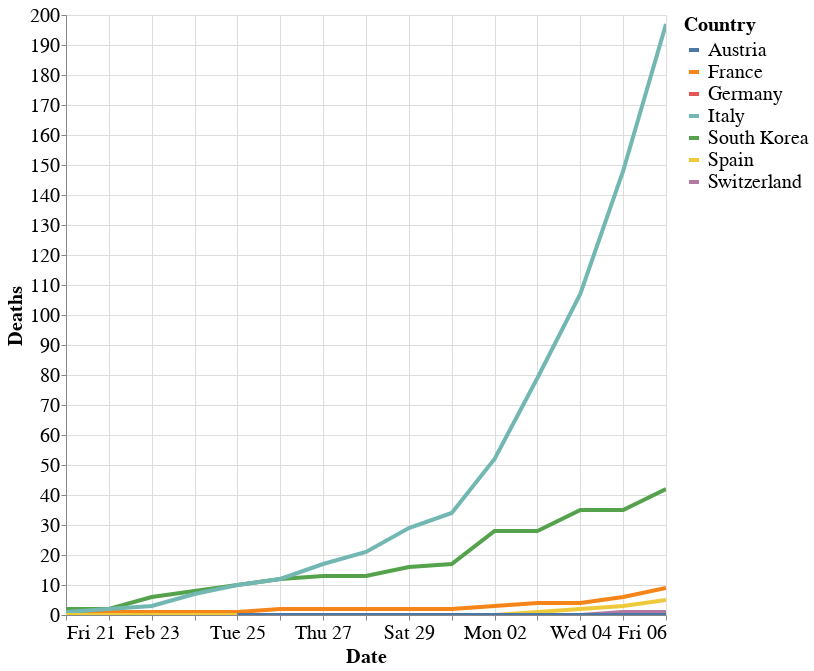

The code cell stored with this chart in its notebook:
### Markdown cell above
## Number of deaths in selected countries

### Code cell
alt.themes.enable('theme_1')
from altair import datum

alt.Chart(df[(df.Country.isin(['Italy', 'Austria', 'France', 'Spain', 'Germany', 'South Korea', 'Switzerland'])) & (df.Date>'2020-02-20')]).mark_line().encode(
    alt.Y('Deaths'),
    x='Date',
    color='Country',
    tooltip=['Country', 'Date', 'Deaths']
).properties(
    height=600,
    width=600
).transform_filter(
    (datum.Confirmed > 0)
).interactive()

### Figure 1 — Vega-Lite specification as saved in the notebook (floating-point values rounded to 4 significant figures)
{"width": 600, "height": 600, "config": {"line": {"strokeWidth": 4}, "style": {"bar": {"size": 20}}, "legend": {"symbolSize": 100, "titleFontSize": 20, "labelFontSize": 20}, "axis": {"titleFontSize": 20, "labelFontSize": 20}}, "data": {"name": "data-aa90936e0dd2be9b894c773defb5723e"}, "mark": "line", "encoding": {"color": {"type": "nominal", "field": "Country"}, "tooltip": [{"type": "nominal", "field": "Country"}, {"type": "temporal", "field": "Date"}, {"type": "quantitative", "field": "Deaths"}], "x": {"type": "temporal", "field": "Date"}, "y": {"type": "quantitative", "field": "Deaths"}}, "selection": {"selector005": {"type": "interval", "bind": "scales", "encodings": ["x", "y"]}}, "transform": [{"filter": "(datum.Confirmed > 0)"}], "$schema": "https://vega.github.io/schema/vega-lite/v4.0.2.json", "datasets": {"data-aa90936e0dd2be9b894c773defb5723e": [{"Date": "2020-02-21T00:00:00", "Country": "South Korea", "Province": null, "Confirmed": 204, "Deaths": 2, "Recovered": 16}, {"Date": "2020-02-21T00:00:00", "Country": "France", "Province": null, "Confirmed": 12, "Deaths": 1, "Recovered": 4}, {"Date": "2020-02-21T00:00:00", "Country": "Germany", "Province": null, "Confirmed": 16, "Deaths": 0, "Recovered": 14}, {"Date": "2020-02-21T00:00:00", "Country": "Italy", "Province": null, "Confirmed": 20, "Deaths": 1, "Recovered": 0}, {"Date": "2020-02-21T00:00:00", "Country": "Spain", "Province": null, "Confirmed": 2, "Deaths": 0, "Recovered": 2}, {"Date": "2020-02-21T00:00:00", "Country": "Switzerland", "Province": null, "Confirmed": 0, "Deaths": 0, "Recovered": 0}, {"Date": "2020-02-21T00:00:00", "Country": "Austria", "Province": null, "Confirmed": 0, "Deaths": 0, "Recovered": 0}, {"Date": "2020-02-22T00:00:00", "Country": "South Korea", "Province": null, "Confirmed": 433, "Deaths": 2, "Recovered": 16}, {"Date": "2020-02-22T00:00:00", "Country": "France", "Province": null, "Confirmed": 12, "Deaths": 1, "Recovered": 4}, {"Date": "2020-02-22T00:00:00", "Country": "Germany", "Province": null, "Confirmed": 16, "Deaths": 0, "Recovered": 14}, {"Date": "2020-02-22T00:00:00", "Country": "Italy", "Province": null, "Confirmed": 62, "Deaths": 2, "Recovered": 1}, {"Date": "2020-02-22T00:00:00", "Country": "Spain", "Province": null, "Confirmed": 2, "Deaths": 0, "Recovered": 2}, {"Date": "2020-02-22T00:00:00", "Country": "Switzerland", "Province": null, "Confirmed": 0, "Deaths": 0, "Recovered": 0}, {"Date": "2020-02-22T00:00:00", "Country": "Austria", "Province": null, "Confirmed": 0, "Deaths": 0, "Recovered": 0}, {"Date": "2020-02-23T00:00:00", "Country": "South Korea", "Province": null, "Confirmed": 602, "Deaths": 6, "Recovered": 18}, {"Date": "2020-02-23T00:00:00", "Country": "France", "Province": null, "Confirmed": 12, "Deaths": 1, "Recovered": 4}, {"Date": "2020-02-23T00:00:00", "Country": "Germany", "Province": null, "Confirmed": 16, "Deaths": 0, "Recovered": 14}, {"Date": "2020-02-23T00:00:00", "Country": "Italy", "Province": null, "Confirmed": 155, "Deaths": 3, "Recovered": 2}, {"Date": "2020-02-23T00:00:00", "Country": "Spain", "Province": null, "Confirmed": 2, "Deaths": 0, "Recovered": 2}, {"Date": "2020-02-23T00:00:00", "Country": "Switzerland", "Province": null, "Confirmed": 0, "Deaths": 0, "Recovered": 0}, {"Date": "2020-02-23T00:00:00", "Country": "Austria", "Province": null, "Confirmed": 0, "Deaths": 0, "Recovered": 0}, {"Date": "2020-02-24T00:00:00", "Country": "South Korea", "Province": null, "Confirmed": 833, "Deaths": 8, "Recovered": 18}, {"Date": "2020-02-24T00:00:00", "Country": "France", "Province": null, "Confirmed": 12, "Deaths": 1, "Recovered": 4}, {"Date": "2020-02-24T00:00:00", "Country": "Germany", "Province": null, "Confirmed": 16, "Deaths": 0, "Recovered": 14}, {"Date": "2020-02-24T00:00:00", "Country": "Italy", "Province": null, "Confirmed": 229, "Deaths": 7, "Recovered": 1}, {"Date": "2020-02-24T00:00:00", "Country": "Spain", "Province": null, "Confirmed": 2, "Deaths": 0, "Recovered": 2}, {"Date": "2020-02-24T00:00:00", "Country": "Switzerland", "Province": null, "Confirmed": 0, "Deaths": 0, "Recovered": 0}, {"Date": "2020-02-24T00:00:00", "Country": "Austria", "Province": null, "Confirmed": 0, "Deaths": 0, "Recovered": 0}, {"Date": "2020-02-25T00:00:00", "Country": "South Korea", "Province": null, "Confirmed": 977, "Deaths": 10, "Recovered": 22}, {"Date": "2020-02-25T00:00:00", "Country": "France", "Province": null, "Confirmed": 14, "Deaths": 1, "Recovered": 11}, {"Date": "2020-02-25T00:00:00", "Country": "Germany", "Province": null, "Confirmed": 17, "Deaths": 0, "Recovered": 14}, {"Date": "2020-02-25T00:00:00", "Country": "Italy", "Province": null, "Confirmed": 322, "Deaths": 10, "Recovered": 1}, {"Date": "2020-02-25T00:00:00", "Country": "Spain", "Province": null, "Confirmed": 6, "Deaths": 0, "Recovered": 2}, {"Date": "2020-02-25T00:00:00", "Country": "Switzerland", "Province": null, "Confirmed": 1, "Deaths": 0, "Recovered": 0}, {"Date": "2020-02-25T00:00:00", "Country": "Austria", "Province": null, "Confirmed": 2, "Deaths": 0, "Recovered": 0}, {"Date": "2020-02-26T00:00:00", "Country": "South Korea", "Province": null, "Confirmed": 1261, "Deaths": 12, "Recovered": 22}, {"Date": "2020-02-26T00:00:00", "Country": "France", "Province": null, "Confirmed": 18, "Deaths": 2, "Recovered": 11}, {"Date": "2020-02-26T00:00:00", "Country": "Germany", "Province": null, "Confirmed": 27, "Deaths": 0, "Recovered": 15}, {"Date": "2020-02-26T00:00:00", "Country": "Italy", "Province": null, "Confirmed": 453, "Deaths": 12, "Recovered": 3}, {"Date": "2020-02-26T00:00:00", "Country": "Spain", "Province": null, "Confirmed": 13, "Deaths": 0, "Recovered": 2}, {"Date": "2020-02-26T00:00:00", "Country": "Switzerland", "Province": null, "Confirmed": 1, "Deaths": 0, "Recovered": 0}, {"Date": "2020-02-26T00:00:00", "Country": "Austria", "Province": null, "Confirmed": 2, "Deaths": 0, "Recovered": 0}, {"Date": "2020-02-27T00:00:00", "Country": "South Korea", "Province": null, "Confirmed": 1766, "Deaths": 13, "Recovered": 22}, {"Date": "2020-02-27T00:00:00", "Country": "France", "Province": null, "Confirmed": 38, "Deaths": 2, "Recovered": 11}, {"Date": "2020-02-27T00:00:00", "Country": "Germany", "Province": null, "Confirmed": 46, "Deaths": 0, "Recovered": 16}, {"Date": "2020-02-27T00:00:00", "Country": "Italy", "Province": null, "Confirmed": 655, "Deaths": 17, "Recovered": 45}, {"Date": "2020-02-27T00:00:00", "Country": "Spain", "Province": null, "Confirmed": 15, "Deaths": 0, "Recovered": 2}, {"Date": "2020-02-27T00:00:00", "Country": "Switzerland", "Province": null, "Confirmed": 8, "Deaths": 0, "Recovered": 0}, {"Date": "2020-02-27T00:00:00", "Country": "Austria", "Province": null, "Confirmed": 3, "Deaths": 0, "Recovered": 0}, {"Date": "2020-02-28T00:00:00", "Country": "South Korea", "Province": null, "Confirmed": 2337, "Deaths": 13, "Recovered": 22}, {"Date": "2020-02-28T00:00:00", "Country": "France", "Province": null, "Confirmed": 57, "Deaths": 2, "Recovered": 11}, {"Date": "2020-02-28T00:00:00", "Country": "Germany", "Province": null, "Confirmed": 48, "Deaths": 0, "Recovered": 16}, {"Date": "2020-02-28T00:00:00", "Country": "Italy", "Province": null, "Confirmed": 888, "Deaths": 21, "Recovered": 46}, {"Date": "2020-02-28T00:00:00", "Country": "Spain", "Province": null, "Confirmed": 32, "Deaths": 0, "Recovered": 2}, {"Date": "2020-02-28T00:00:00", "Country": "Switzerland", "Province": null, "Confirmed": 8, "Deaths": 0, "Recovered": 0}, {"Date": "2020-02-28T00:00:00", "Country": "Austria", "Province": null, "Confirmed": 3, "Deaths": 0, "Recovered": 0}, {"Date": "2020-02-29T00:00:00", "Country": "South Korea", "Province": null, "Confirmed": 3150, "Deaths": 16, "Recovered": 27}, {"Date": "2020-02-29T00:00:00", "Country": "France", "Province": null, "Confirmed": 100, "Deaths": 2, "Recovered": 12}, {"Date": "2020-02-29T00:00:00", "Country": "Germany", "Province": null, "Confirmed": 79, "Deaths": 0, "Recovered": 16}, {"Date": "2020-02-29T00:00:00", "Country": "Italy", "Province": null, "Confirmed": 1128, "Deaths": 29, "Recovered": 46}, {"Date": "2020-02-29T00:00:00", "Country": "Spain", "Province": null, "Confirmed": 45, "Deaths": 0, "Recovered": 2}, {"Date": "2020-02-29T00:00:00", "Country": "Switzerland", "Province": null, "Confirmed": 18, "Deaths": 0, "Recovered": 0}, {"Date": "2020-02-29T00:00:00", "Country": "Austria", "Province": null, "Confirmed": 9, "Deaths": 0, "Recovered": 0}, {"Date": "2020-03-01T00:00:00", "Country": "South Korea", "Province": null, "Confirmed": 3736, "Deaths": 17, "Recovered": 30}, {"Date": "2020-03-01T00:00:00", "Country": "France", "Province": null, "Confirmed": 130, "Deaths": 2, "Recovered": 12}, {"Date": "2020-03-01T00:00:00", "Country": "Germany", "Province": null, "Confirmed": 130, "Deaths": 0, "Recovered": 16}, {"Date": "2020-03-01T00:00:00", "Country": "Italy", "Province": null, "Confirmed": 1694, "Deaths": 34, "Recovered": 83}, {"Date": "2020-03-01T00:00:00", "Country": "Spain", "Province": null, "Confirmed": 84, "Deaths": 0, "Recovered": 2}, {"Date": "2020-03-01T00:00:00", "Country": "Switzerland", "Province": null, "Confirmed": 27, "Deaths": 0, "Recovered": 0}, {"Date": "2020-03-01T00:00:00", "Country": "Austria", "Province": null, "Confirmed": 14, "Deaths": 0, "Recovered": 0}, {"Date": "2020-03-02T00:00:00", "Country": "South Korea", "Province": null, "Confirmed": 4335, "Deaths": 28, "Recovered": 30}, {"Date": "2020-03-02T00:00:00", "Country": "France", "Province": null, "Confirmed": 191, "Deaths": 3, "Recovered": 12}, {"Date": "2020-03-02T00:00:00", "Country": "Germany", "Province": null, "Confirmed": 159, "Deaths": 0, "Recovered": 16}, {"Date": "2020-03-02T00:00:00", "Country": "Italy", "Province": null, "Confirmed": 2036, "Deaths": 52, "Recovered": 149}, {"Date": "2020-03-02T00:00:00", "Country": "Spain", "Province": null, "Confirmed": 120, "Deaths": 0, "Recovered": 2}, {"Date": "2020-03-02T00:00:00", "Country": "Switzerland", "Province": null, "Confirmed": 42, "Deaths": 0, "Recovered": 0}, {"Date": "2020-03-02T00:00:00", "Country": "Austria", "Province": null, "Confirmed": 18, "Deaths": 0, "Recovered": 0}, {"Date": "2020-03-03T00:00:00", "Country": "South Korea", "Province": null, "Confirmed": 5186, "Deaths": 28, "Recovered": 30}, {"Date": "2020-03-03T00:00:00", "Country": "France", "Province": null, "Confirmed": 204, "Deaths": 4, "Recovered": 12}, {"Date": "2020-03-03T00:00:00", "Country": "Germany", "Province": null, "Confirmed": 196, "Deaths": 0, "Recovered": 16}, {"Date": "2020-03-03T00:00:00", "Country": "Italy", "Province": null, "Confirmed": 2502, "Deaths": 79, "Recovered": 160}, {"Date": "2020-03-03T00:00:00", "Country": "Spain", "Province": null, "Confirmed": 165, "Deaths": 1, "Recovered": 2}, {"Date": "2020-03-03T00:00:00", "Country": "Switzerland", "Province": null, "Confirmed": 56, "Deaths": 0, "Recovered": 2}, {"Date": "2020-03-03T00:00:00", "Country": "Austria", "Province": null, "Confirmed": 21, "Deaths": 0, "Recovered": 0}, {"Date": "2020-03-04T00:00:00", "Country": "South Korea", "Province": null, "Confirmed": 5621, "Deaths": 35, "Recovered": 41}, {"Date": "2020-03-04T00:00:00", "Country": "France", "Province": null, "Confirmed": 285, "Deaths": 4, "Recovered": 12}, {"Date": "2020-03-04T00:00:00", "Country": "Germany", "Province": null, "Confirmed": 262, "Deaths": 0, "Recovered": 16}, {"Date": "2020-03-04T00:00:00", "Country": "Italy", "Province": null, "Confirmed": 3089, "Deaths": 107, "Recovered": 276}, {"Date": "2020-03-04T00:00:00", "Country": "Spain", "Province": null, "Confirmed": 222, "Deaths": 2, "Recovered": 2}, {"Date": "2020-03-04T00:00:00", "Country": "Switzerland", "Province": null, "Confirmed": 90, "Deaths": 0, "Recovered": 3}, {"Date": "2020-03-04T00:00:00", "Country": "Austria", "Province": null, "Confirmed": 29, "Deaths": 0, "Recovered": 0}, {"Date": "2020-03-05T00:00:00", "Country": "South Korea", "Province": null, "Confirmed": 6088, "Deaths": 35, "Recovered": 41}, {"Date": "2020-03-05T00:00:00", "Country": "France", "Province": null, "Confirmed": 377, "Deaths": 6, "Recovered": 12}, {"Date": "2020-03-05T00:00:00", "Country": "Germany", "Province": null, "Confirmed": 482, "Deaths": 0, "Recovered": 16}, {"Date": "2020-03-05T00:00:00", "Country": "Italy", "Province": null, "Confirmed": 3858, "Deaths": 148, "Recovered": 414}, {"Date": "2020-03-05T00:00:00", "Country": "Spain", "Province": null, "Confirmed": 259, "Deaths": 3, "Recovered": 2}, {"Date": "2020-03-05T00:00:00", "Country": "Switzerland", "Province": null, "Confirmed": 114, "Deaths": 1, "Recovered": 3}, {"Date": "2020-03-05T00:00:00", "Country": "Austria", "Province": null, "Confirmed": 41, "Deaths": 0, "Recovered": 0}, {"Date": "2020-03-06T00:00:00", "Country": "South Korea", "Province": null, "Confirmed": 6593, "Deaths": 42, "Recovered": 135}, {"Date": "2020-03-06T00:00:00", "Country": "France", "Province": null, "Confirmed": 653, "Deaths": 9, "Recovered": 12}, {"Date": "2020-03-06T00:00:00", "Country": "Germany", "Province": null, "Confirmed": 670, "Deaths": 0, "Recovered": 17}, {"Date": "2020-03-06T00:00:00", "Country": "Italy", "Province": null, "Confirmed": 4636, "Deaths": 197, "Recovered": 523}, {"Date": "2020-03-06T00:00:00", "Country": "Spain", "Province": null, "Confirmed": 400, "Deaths": 5, "Recovered": 2}, {"Date": "2020-03-06T00:00:00", "Country": "Switzerland", "Province": null, "Confirmed": 214, "Deaths": 1, "Recovered": 3}, {"Date": "2020-03-06T00:00:00", "Country": "Austria", "Province": null, "Confirmed": 55, "Deaths": 0, "Recovered": 0}]}}
